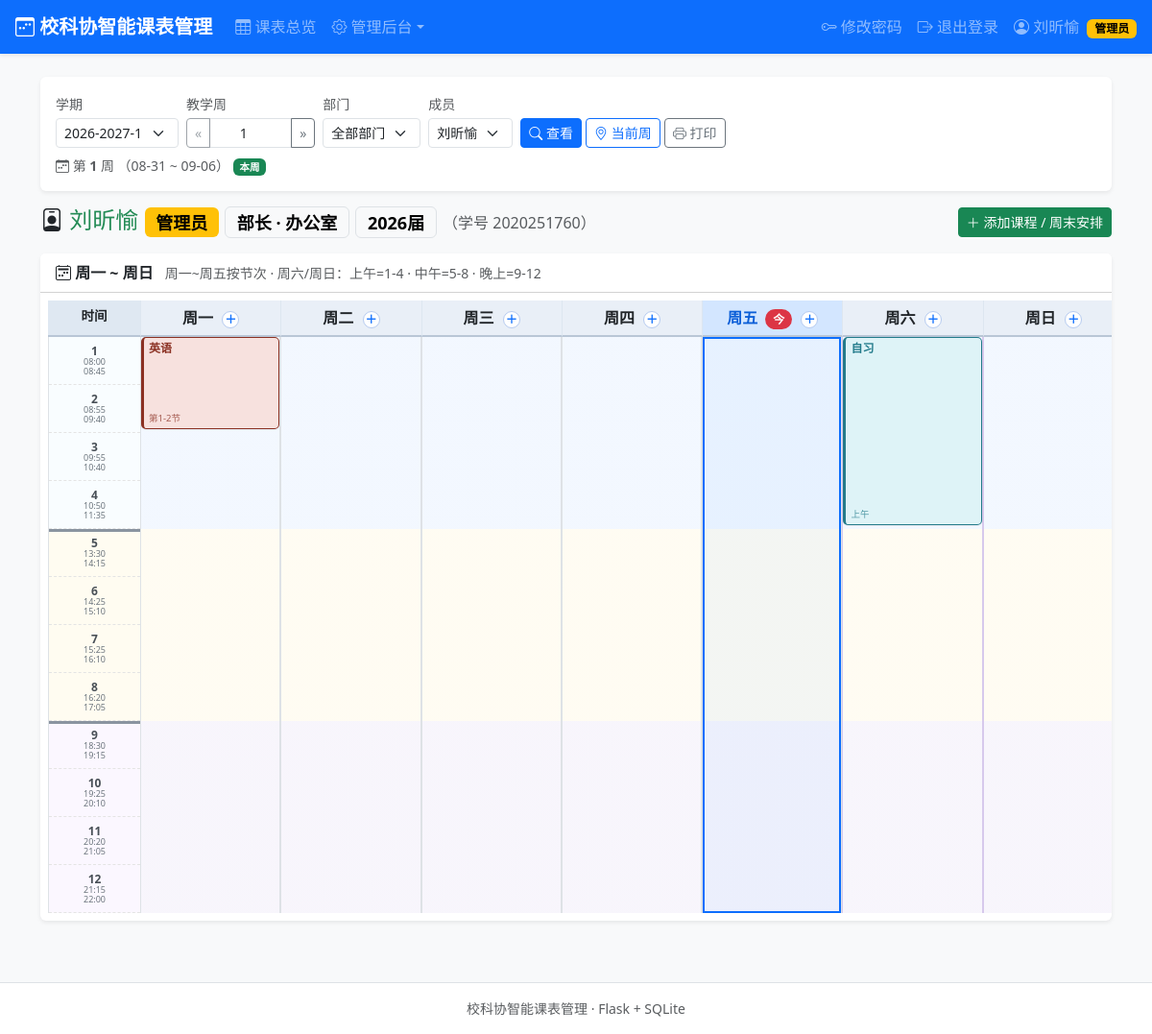
The page /schedule (signed in) on the database its author committed.
### tables this page shows
CREATE TABLE users (
        id            INTEGER PRIMARY KEY AUTOINCREMENT,
        student_id    TEXT NOT NULL UNIQUE,
        password_hash TEXT NOT NULL,
        name          TEXT NOT NULL,
        identity      TEXT NOT NULL,               -- 主席/部长/干事
        department    TEXT,                        -- 主席可以为空
        cohort        INTEGER NOT NULL,            -- 届数，如 2026
        role          TEXT NOT NULL DEFAULT 'member',  -- admin/member
        created_at    TEXT NOT NULL
    );

CREATE TABLE courses (
        id            INTEGER PRIMARY KEY AUTOINCREMENT,
        user_id       INTEGER NOT NULL REFERENCES users(id)    ON DELETE CASCADE,
        semester_id   INTEGER NOT NULL REFERENCES semesters(id) ON DELETE CASCADE,
        name          TEXT NOT NULL,
        day           INTEGER NOT NULL,            -- 1-7 (周一..周日)
        start_period  INTEGER,                     -- 周一~周五 用节次
        end_period    INTEGER,
        weekend_slot  TEXT,                        -- 周六/周日 用时段 morning/noon/evening
        start_week    INTEGER NOT NULL,
        end_week      INTEGER NOT NULL,
        week_type     TEXT NOT NULL DEFAULT 'all', -- all/odd/even
        created_at    TEXT NOT NULL
    );

### app.py (the view)
@app.route("/schedule")
@login_required
def schedule():
    me = get_current_user()
    semester = resolve_semester(request.args.get("semester_id", type=int))
    total_weeks = semester["total_weeks"] if semester else 0
    week = request.args.get("week", type=int)
    if semester is None:
        week = 1
    elif not week or week < 1:
        week = current_week(semester)
    elif week > total_weeks:
        week = total_weeks
    target_id = request.args.get("user", type=int)
    target = None
    if target_id:
        target = query_one("SELECT * FROM users WHERE id = ?", (target_id,))
    if target is None:
        target = me
        target_id = me["id"]
    manageable = (me["role"] == "admin") or (target_id == me["id"])
    members = query("SELECT * FROM users ORDER BY department IS NULL, department, cohort DESC, name")
    departments = DEPARTMENTS + ["无部门"]
    grid_layout = {d: [] for d in range(1, 8)}
    if semester:
        rows = query(
            "SELECT * FROM courses WHERE user_id=? AND semester_id=?",
            (target_id, semester["id"]),
        )
        for r in rows:
            if not course_in_week(r, week):
                continue
            d = r["day"]
            if d <= 5 and r["start_period"]:
                grid_layout[d].append(dict(r))
            elif d >= 6 and r["weekend_slot"] in WEEKEND_SLOT_BLOCKS:
                b = WEEKEND_SLOT_BLOCKS[r["weekend_slot"]]
                it = dict(r)
                it["start_period"] = b[0]
                it["end_period"] = b[1]
                grid_layout[d].append(it)
    for d in range(1, 8):
        grid_layout[d] = layout_day(grid_layout[d])
    today_col = None
    current_week_no = 1
    week_start = week_end = None
    if semester:
        current_week_no = current_week(semester)
        wstart = parse_date(semester["start_date"])
        if wstart:
            ws = wstart + timedelta(days=(week - 1) * 7)
            week_start = ws
            week_end = ws + timedelta(days=6)
            today = date.today()
            if ws.toordinal() <= today.toordinal() <= week_end.toordinal():
                today_col = (today.isoweekday() % 7) or 7
    return render_template(
        "schedule.html",
        me=me,
        target=target,
        target_color=stable_color(target["name"] + "-" + str(target["id"]))[1],
        members=members,
        departments=departments,
        semester=semester,
        semesters=query("SELECT * FROM semesters ORDER BY id DESC"),
        week=week,
        total_weeks=total_weeks,
        grid_layout=grid_layout,
        course_style=course_style,
        manageable=manageable,
        today_col=today_col,
        current_week_no=current_week_no,
        week_start=week_start,
        week_end=week_end,
        row_h=ROW_H,
        WEEK_NAMES=WEEK_NAMES,
        WEEKEND_SLOTS=WEEKEND_SLOTS,
        period_times=PERIOD_TIMES,
    )

### templates/schedule.html (shortened to what this page needs)
{% extends "base.html" %}
{% macro su(sem, w, u) -%}
  {{ url_for('schedule',
     semester_id=(sem if sem is not none else (semester.id if semester else none)),
     week=(w if w is not none else week),
     user=(u if u is not none else target.id)) }}
{%- endmacro %}
{% block content %}
<div class="card shadow-sm mb-3 d-print-none">
  <div class="card-body py-3">
    <form method="get" action="{{ url_for('schedule') }}" id="scheduleFilterForm" class="row g-2 align-items-end">
      <div class="col-auto">
        <label class="form-label small mb-1 text-muted">学期</label>
        <select class="form-select form-select-sm" name="semester_id" id="semesterSelect">
          {% for s in semesters %}
          <option value="{{ s.id }}" {% if semester and s.id == semester.id %}selected{% endif %}>{{ s.name }}</option>
          {% endfor %}
        </select>
      </div>
      <div class="col-auto">
        <label class="form-label small mb-1 text-muted">教学周</label>
        <div class="input-group input-group-sm">
          <a class="btn btn-outline-secondary {{ 'disabled' if week <= 1 }}"
             href="{{ su(semester.id if semester else none, week-1, none) }}">«</a>
          <input type="number" class="form-control text-center" style="width:86px" name="week" id="weekInput"
                 value="{{ week }}" min="1" max="{{ total_weeks or 1 }}">
          <a class="btn btn-outline-secondary {{ 'disabled' if week >= total_weeks }}"
             href="{{ su(semester.id if semester else none, week+1, none) }}">»</a>
        </div>
      </div>
      <div class="col-auto">
        <label class="form-label small mb-1 text-muted">部门</label>
        <select class="form-select form-select-sm" id="deptFilter">
          <option value="all">全部部门</option>
        </select>
      </div>
      <div class="col-auto">
        <label class="form-label small mb-1 text-muted">成员</label>
        <select class="form-select form-select-sm" name="user" id="memberSelect">
          {% for m in members %}
          <option value="{{ m.id }}" data-dept="{{ m.department or '' }}"
                  {% if m.id == target.id %}selected{% endif %}>{{ m.name }}</option>
          {% endfor %}
        </select>
      </div>
      <div class="col-auto">
        <button class="btn btn-sm btn-primary" type="submit"><i class="bi bi-search"></i> 查看</button>
        <a class="btn btn-sm btn-outline-primary" href="{{ su(semester.id if semester else none, current_week_no, target.id) }}"
           title="回到系统日期计算的当前周"><i class="bi bi-geo-alt"></i> 当前周</a>
        <a class="btn btn-sm btn-outline-secondary" href="javascript:window.print()"><i class="bi bi-printer"></i> 打印</a>
      </div>
    </form>
    {% if semester %}
    <div class="mt-2 small text-muted d-print-none">
      <i class="bi bi-calendar-week"></i> 第 <strong>{{ week }}</strong> 周
      {% if week_start %}（{{ week_start.strftime('%m-%d') }} ~ {{ week_end.strftime('%m-%d') }}）{% endif %}
      {% if week == current_week_no %}<span class="badge text-bg-success">本周</span>{% endif %}
    </div>
    {% endif %}
  </div>
</div>
<div class="d-flex flex-wrap align-items-center gap-2 mb-3">
  <h4 class="mb-0"><i class="bi bi-person-badge"></i>
    <span style="color:{{ target_color }}">{{ target.name }}</span>
    {% if target.role == 'admin' %}<span class="badge text-bg-warning align-middle">管理员</span>{% endif %}
    <span class="badge text-bg-light border align-middle">
      {{ target.identity }}
      {% if target.identity == '主席' %} <i class="bi bi-star-fill text-warning"></i>
      {% elif target.department %} · {{ target.department }}
      {% endif %}
    </span>
    <span class="badge text-bg-light border align-middle">{{ target.cohort }}届</span>
    <span class="text-muted fs-6 fw-normal">（学号 {{ target.student_id }}）</span>
  </h4>
  <div class="ms-auto d-print-none">
    {% if manageable and semester %}
      <a class="btn btn-success btn-sm" href="{{ url_for('course_new', semester_id=semester.id, week=week, user=target.id) }}">
        <i class="bi bi-plus-lg"></i> 添加课程 / 周末安排
      </a>
    {% elif manageable and not semester %}
      <span class="text-muted small">需先由管理员创建学期，方可录入课程</span>
    {% endif %}
  </div>
</div>
{% if not semester %}
  <div class="alert alert-warning shadow-sm">
    <i class="bi bi-exclamation-triangle"></i> 尚未创建学期，请 <a href="{{ url_for('admin_semesters') }}" class="alert-link">管理员前往学期管理</a> 创建并激活学期。
  </div>
{% else %}
<div class="card shadow-sm mb-3">
  <div class="card-header bg-white py-2">
    <strong><i class="bi bi-calendar2-week"></i> 周一 ~ 周日</strong>
    <span class="text-muted small ms-2">周一~周五按节次 · 周六/周日：上午=1-4 · 中午=5-8 · 晚上=9-12</span>
  </div>
  <div class="card-body p-2 overflow-auto">
    {% set has_any = grid_layout[1] or grid_layout[2] or grid_layout[3] or grid_layout[4] or grid_layout[5]
                     or grid_layout[6] or grid_layout[7] %}
    {% if not has_any %}
      <div class="text-center text-muted py-4">
        <i class="bi bi-inbox" style="font-size:2rem"></i>
        <p class="mb-0 mt-2">本周（第{{ week }}周）没有任何课程 / 安排记录</p>
      </div>
    {% else %}
    <div class="tt-grid">
      <div class="tt-head time-head">时间</div>
      {% for d in range(1, 8) %}
      <div class="tt-head day-head {{ 'today' if today_col == d else '' }}">{{ WEEK_NAMES[d] }}
        {% if today_col == d %}<span class="badge text-bg-danger rounded-pill ms-1">今</span>{% endif %}
        {% if manageable and semester %}
          <a class="tt-add d-print-none" href="{{ url_for('course_new', semester_id=semester.id, week=week, user=target.id, day=d) }}"
             title="在{{ WEEK_NAMES[d] }}添加">＋</a>
        {% endif %}
      </div>
      {% endfor %}
      <div class="tt-axis" style="height:{{ 12*row_h }}px">
        {% for sec, label in [('morning','上午'),('afternoon','下午'),('evening','晚上')] %}
          {% set lo = {'morning':1,'afternoon':5,'evening':9}[sec] %}
          {% set hi = {'morning':4,'afternoon':8,'evening':12}[sec] %}
          <div class="axis-sec sec-{{ sec }}">
            {% for p in range(lo, hi+1) %}
            <div class="axis-cell">
              <span class="ax-no">{{ p }}</span>
              <span class="ax-time">{{ period_times[p][0] }}<br>{{ period_times[p][1] }}</span>
            </div>
            {% endfor %}
          </div>
        {% endfor %}
      </div>
      {% for d in range(1, 8) %}
      <div class="tt-col {{ 'today' if today_col == d else '' }} {{ 'is-weekend' if d >= 6 else '' }}"
           style="height:{{ 12*row_h }}px">
        {% for cell in grid_layout[d] %}
          {% set r = cell.item %}
          {% if r.weekend_slot %}
            {% set sub = WEEKEND_SLOTS[r.weekend_slot] %}
          {% else %}
            {% set sub = '第%d-%d节'|format(r.start_period, r.end_period) if r.start_period != r.end_period else '第%d节'|format(r.start_period) %}
          {% endif %}
          <div class="tt-item {{ 'tt-item-weekend' if r.weekend_slot else '' }}"
               style="top:{{ cell.top }}px;height:{{ cell.height }}px;left:{{ cell.left }}%;width:{{ cell.width }}%;
                      {{ course_style(r) }}"
               title="{{ r.name }} · {{ sub }} · {{ week_text(r.start_week, r.end_week, r.week_type) }}">
            <div class="ti-body">
              <div class="ti-name">{{ r.name }}</div>
              <div class="ti-sub">{{ sub }}</div>
            </div>
          </div>
        {% endfor %}
      </div>
      {% endfor %}
    </div>
    {% endif %}
  </div>
</div>
{% endif %}
{% endblock %}

### templates/base.html (shortened to what this page needs)
<!DOCTYPE html>
<html lang="zh-CN">
<head>
  <link href="https://cdn.jsdelivr.net/npm/bootstrap@5.3.3/dist/css/bootstrap.min.css" rel="stylesheet">
  <link href="https://cdn.jsdelivr.net/npm/bootstrap-icons@1.11.3/font/bootstrap-icons.min.css" rel="stylesheet">
  <link href="{{ url_for('static', filename='style.css') }}" rel="stylesheet">
</head>
<body class="bg-light">
{% if session.get('user_id') %}
<nav class="navbar navbar-expand-lg navbar-dark bg-primary shadow-sm sticky-top">
  <div class="container-fluid px-3">
    <a class="navbar-brand fw-bold" href="{{ url_for('schedule') }}">
      <i class="bi bi-calendar3-week"></i> 校科协智能课表管理
    </a>
    <div class="collapse navbar-collapse" id="navMain">
      <ul class="navbar-nav me-auto">
        <li class="nav-item"><a class="nav-link" href="{{ url_for('schedule') }}"><i class="bi bi-table"></i> 课表总览</a></li>
        {% if session.get('role') == 'admin' %}
        <li class="nav-item dropdown">
          <a class="nav-link dropdown-toggle" href="#" role="button" data-bs-toggle="dropdown"><i class="bi bi-gear"></i> 管理后台</a>
        </li>
        {% endif %}
      </ul>
      <ul class="navbar-nav">
        <li class="nav-item"><a class="nav-link" href="{{ url_for('change_password') }}"><i class="bi bi-key"></i> 修改密码</a></li>
        <li class="nav-item">
          <a class="nav-link" href="{{ url_for('logout') }}"><i class="bi bi-box-arrow-right"></i> 退出登录</a>
        </li>
      </ul>
      <span class="navbar-text ms-2">
        <i class="bi bi-person-circle"></i> {{ session.get('name') }}
        {% if session.get('role') == 'admin' %}<span class="badge text-bg-warning ms-1">管理员</span>{% endif %}
      </span>
    </div>
  </div>
</nav>
{% endif %}
<main class="container py-4">
  {% block content %}{% endblock %}
</main>
<footer class="text-center text-muted small py-3 border-top bg-white mt-4">
  校科协智能课表管理 · Flask + SQLite
</footer>
</body>
</html>

### rows shown on the page
users: get "刘昕愉", name "刘昕愉", identity "部长", department "办公室", cohort "2026", student_id "2020251760"
courses: name "英语"
courses: name "自习"

### other values the page prints
{{ week }} "1"
{{ week_start.strftime('%m-%d') }} "08-31"
{{ week_end.strftime('%m-%d') }} "09-06"
{{ WEEK_NAMES[d] }} "周一" "周二" "周三" "周四" "周五" "周六" "周日"
{{ p }} "1" "2" "3" "4" "5" "6" "7" "8" "9" "10" "11" "12"
{{ period_times[p][0] }} "08:00" "08:55" "09:55" "10:50" "13:30" "14:25" "15:25" "16:20" "18:30" "19:25" "20:20" "21:15"
{{ period_times[p][1] }} "08:45" "09:40" "10:40" "11:35" "14:15" "15:10" "16:10" "17:05" "19:15" "20:10" "21:05" "22:00"
{{ sub }} "第1-2节" "上午"
form field semester_id "2026-2027-1"
form field user "刘昕愉"
